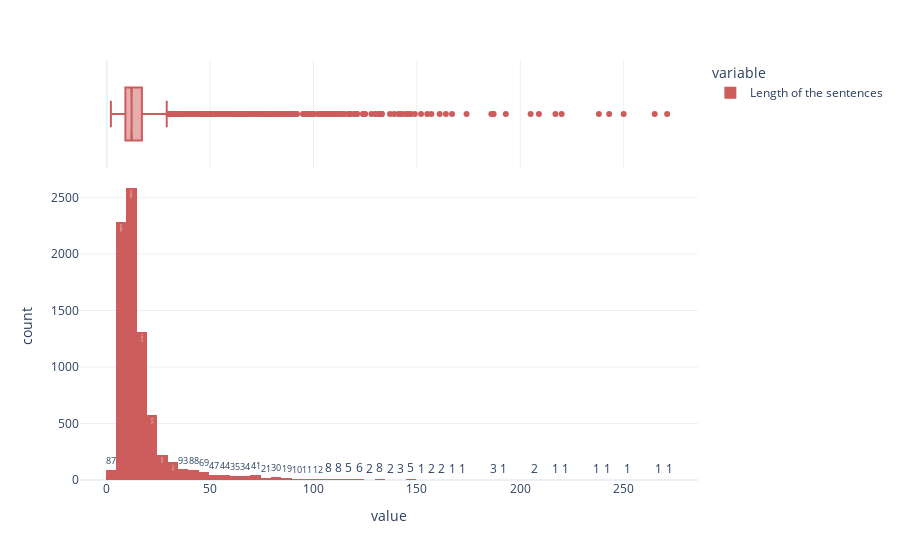

Source (notebook cell):
### Code cell
# trace the histogram of the length with a appropriate template and labels with indian red color with displayed counts
fig = px.histogram(length, template="plotly_white", labels=dict(x="Length of the sentences", y="Number of sentences"), color_discrete_sequence=['indianred'], marginal="box", nbins=100, text_auto=True)

# change name of the variable
fig.update_traces(name="Length of the sentences")


fig.show()

### Figure 1 — Plotly figure (JSON) as saved in the notebook; plotly's stock layout.template omitted (floating-point values rounded to 4 significant figures; data arrays with more than 128 entries replaced by an {"elided": "..."} marker saying what was removed)
{"data": [{"alignmentgroup": "True", "bingroup": "x", "hovertemplate": "variable=0<br>value=%{x}<br>count=%{y}<extra></extra>", "legendgroup": "0", "marker": {"color": "indianred", "pattern": {"shape": ""}}, "name": "Length of the sentences", "nbinsx": 100, "offsetgroup": "0", "orientation": "v", "showlegend": true, "texttemplate": "%{value}", "type": "histogram", "x": {"elided": "7845 int values"}, "xaxis": "x", "yaxis": "y"}, {"alignmentgroup": "True", "hovertemplate": "variable=0<br>value=%{x}<extra></extra>", "legendgroup": "0", "marker": {"color": "indianred"}, "name": "Length of the sentences", "notched": true, "offsetgroup": "0", "showlegend": false, "type": "box", "x": {"elided": "7845 int values"}, "xaxis": "x2", "yaxis": "y2"}], "layout": {"barmode": "relative", "legend": {"title": {"text": "variable"}, "tracegroupgap": 0}, "margin": {"t": 60}, "xaxis": {"anchor": "y", "domain": [0, 1], "title": {"text": "value"}}, "xaxis2": {"anchor": "y2", "domain": [0, 1], "matches": "x", "showgrid": true, "showticklabels": false}, "yaxis": {"anchor": "x", "domain": [0, 0.7326], "title": {"text": "count"}}, "yaxis2": {"anchor": "x2", "domain": [0.7426, 1], "matches": "y2", "showgrid": false, "showline": false, "showticklabels": false, "ticks": ""}}}
